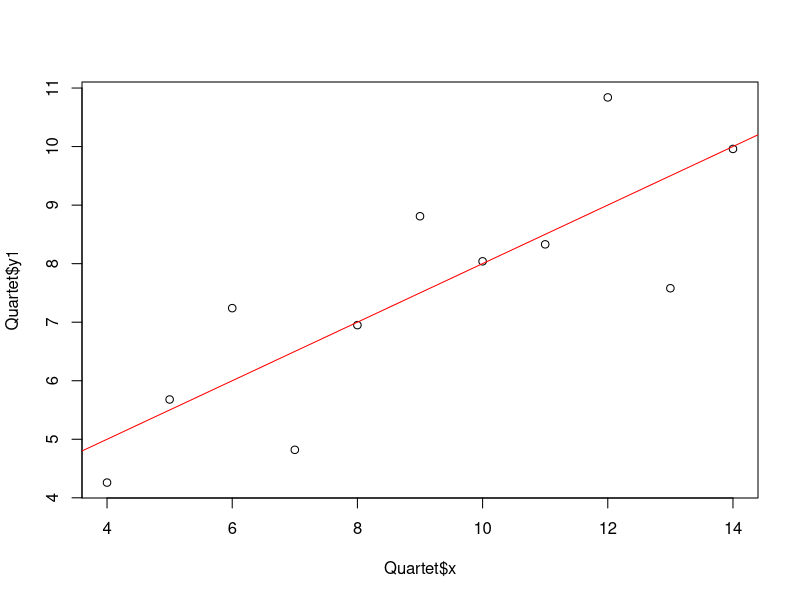
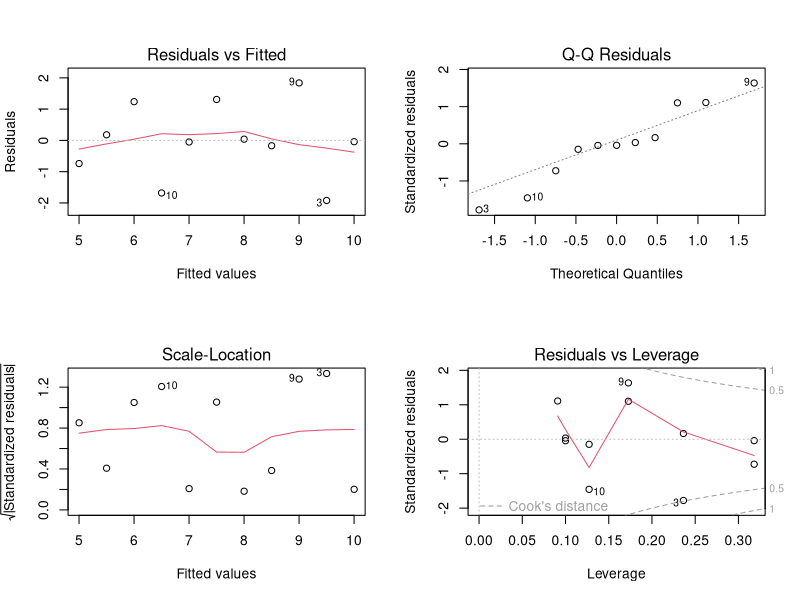
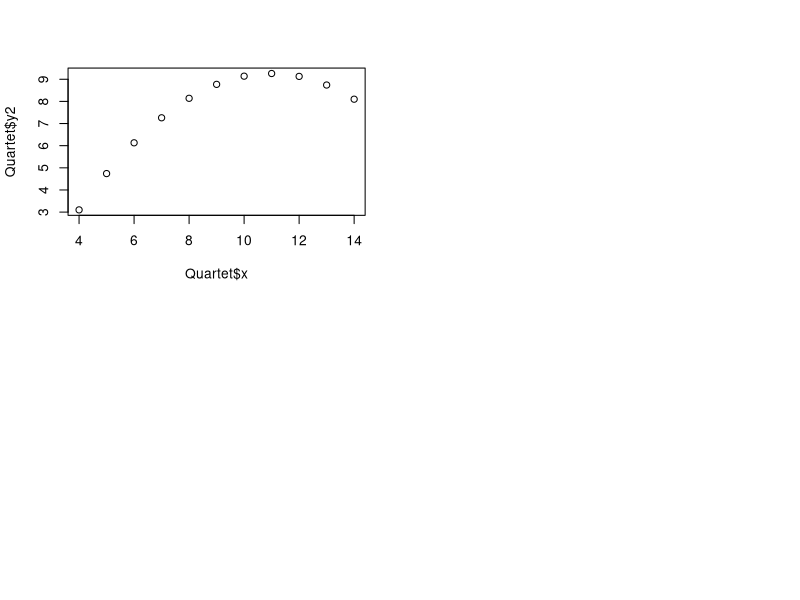

R code for these plots, in order:
library(car)
data("Quartet")
plot(Quartet$x,Quartet$y1)
lmfit<-lm(y1~x,data = Quartet)
abline(lmfit,col="red")
newdata<-data.frame(x=c(3,6,15))
tes<-predict(lmfit,newdata,interval="predict")
par(mfrow=c(2,2))
plot(lmfit)

#多项式回归
plot(Quartet$x,Quartet$y2)
fit<-lm(Quartet$y2~Quartet$x+I(Quartet$x^2),data = Quartet)
summary(fit)
